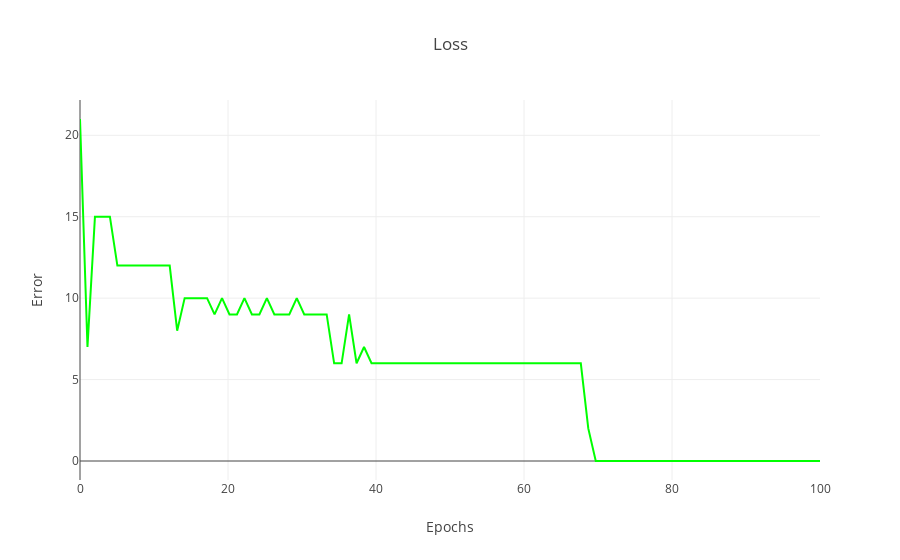

Notebook code cell kept with this figure:
### Code cell
errorGraphPoints = go.Scatter(
    x = np.linspace(0, len(perceptron.error), len(perceptron.error)),
    y = perceptron.error,
    mode = 'lines',
    marker = dict(
        symbol = 'circle',
        color = 'rgb(0, 255, 0)'
    ),
    name = 'Loss'   
)

layout = go.Layout(
    title='Loss',
    xaxis=dict(
        title='Epochs'
    ),
    yaxis=dict(
        title='Error'
    )
)

fig = go.Figure(data=[errorGraphPoints], layout=layout)
plt.iplot(fig)

### Figure 1 — Plotly figure (JSON) as saved in the notebook; plotly's stock layout.template omitted (floating-point values rounded to 4 significant figures)
{"data": [{"marker": {"color": "rgb(0, 255, 0)", "symbol": "circle"}, "mode": "lines", "name": "Loss", "type": "scatter", "uid": "45de78b9-3bdc-44ec-8563-9d294066bd87", "x": [0, 1.01, 2.02, 3.03, 4.04, 5.051, 6.061, 7.071, 8.081, 9.091, 10.1, 11.11, 12.12, 13.13, 14.14, 15.15, 16.16, 17.17, 18.18, 19.19, 20.2, 21.21, 22.22, 23.23, 24.24, 25.25, 26.26, 27.27, 28.28, 29.29, 30.3, 31.31, 32.32, 33.33, 34.34, 35.35, 36.36, 37.37, 38.38, 39.39, 40.4, 41.41, 42.42, 43.43, 44.44, 45.45, 46.46, 47.47, 48.48, 49.49, 50.51, 51.52, 52.53, 53.54, 54.55, 55.56, 56.57, 57.58, 58.59, 59.6, 60.61, 61.62, 62.63, 63.64, 64.65, 65.66, 66.67, 67.68, 68.69, 69.7, 70.71, 71.72, 72.73, 73.74, 74.75, 75.76, 76.77, 77.78, 78.79, 79.8, 80.81, 81.82, 82.83, 83.84, 84.85, 85.86, 86.87, 87.88, 88.89, 89.9, 90.91, 91.92, 92.93, 93.94, 94.95, 95.96, 96.97, 97.98, 98.99, 100], "y": [21, 7, 15, 15, 15, 12, 12, 12, 12, 12, 12, 12, 12, 8, 10, 10, 10, 10, 9, 10, 9, 9, 10, 9, 9, 10, 9, 9, 9, 10, 9, 9, 9, 9, 6, 6, 9, 6, 7, 6, 6, 6, 6, 6, 6, 6, 6, 6, 6, 6, 6, 6, 6, 6, 6, 6, 6, 6, 6, 6, 6, 6, 6, 6, 6, 6, 6, 6, 2, 0, 0, 0, 0, 0, 0, 0, 0, 0, 0, 0, 0, 0, 0, 0, 0, 0, 0, 0, 0, 0, 0, 0, 0, 0, 0, 0, 0, 0, 0, 0]}], "layout": {"autosize": true, "title": "Loss", "xaxis": {"autorange": true, "range": [0, 100], "title": "Epochs", "type": "linear"}, "yaxis": {"autorange": true, "range": [-1.167, 22.17], "title": "Error", "type": "linear"}}}
